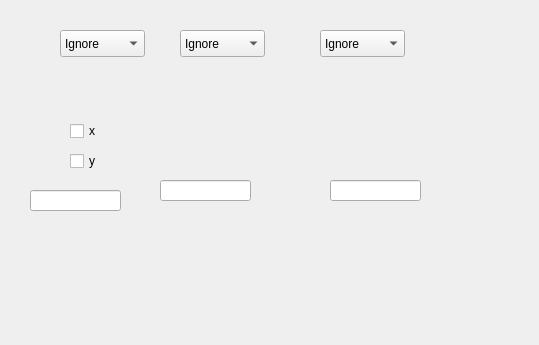
<?xml version="1.0" encoding="UTF-8"?>
<ui version="4.0">
 <class>Form</class>
 <widget class="QWidget" name="Form">
  <property name="geometry">
   <rect>
    <x>0</x>
    <y>0</y>
    <width>539</width>
    <height>345</height>
   </rect>
  </property>
  <property name="windowTitle">
   <string>Form</string>
  </property>
  <widget class="QComboBox" name="comboBox">
   <property name="geometry">
    <rect>
     <x>60</x>
     <y>30</y>
     <width>85</width>
     <height>27</height>
    </rect>
   </property>
   <item>
    <property name="text">
     <string>Ignore</string>
    </property>
   </item>
   <item>
    <property name="text">
     <string>Local</string>
    </property>
   </item>
   <item>
    <property name="text">
     <string>Global</string>
    </property>
   </item>
  </widget>
  <widget class="QComboBox" name="comboBox_2">
   <property name="geometry">
    <rect>
     <x>180</x>
     <y>30</y>
     <width>85</width>
     <height>27</height>
    </rect>
   </property>
   <item>
    <property name="text">
     <string>Ignore</string>
    </property>
   </item>
   <item>
    <property name="text">
     <string>Local</string>
    </property>
   </item>
   <item>
    <property name="text">
     <string>Global</string>
    </property>
   </item>
  </widget>
  <widget class="QComboBox" name="comboBox_3">
   <property name="geometry">
    <rect>
     <x>320</x>
     <y>30</y>
     <width>85</width>
     <height>27</height>
    </rect>
   </property>
   <item>
    <property name="text">
     <string>Ignore</string>
    </property>
   </item>
   <item>
    <property name="text">
     <string>Local</string>
    </property>
   </item>
   <item>
    <property name="text">
     <string>Global</string>
    </property>
   </item>
  </widget>
  <widget class="QLineEdit" name="lineEdit">
   <property name="geometry">
    <rect>
     <x>30</x>
     <y>190</y>
     <width>91</width>
     <height>21</height>
    </rect>
   </property>
  </widget>
  <widget class="QLineEdit" name="lineEdit_2">
   <property name="geometry">
    <rect>
     <x>160</x>
     <y>180</y>
     <width>91</width>
     <height>21</height>
    </rect>
   </property>
  </widget>
  <widget class="QLineEdit" name="lineEdit_3">
   <property name="geometry">
    <rect>
     <x>330</x>
     <y>180</y>
     <width>91</width>
     <height>21</height>
    </rect>
   </property>
  </widget>
  <widget class="QCheckBox" name="checkBox">
   <property name="geometry">
    <rect>
     <x>70</x>
     <y>120</y>
     <width>51</width>
     <height>22</height>
    </rect>
   </property>
   <property name="text">
    <string>x</string>
   </property>
  </widget>
  <widget class="QCheckBox" name="checkBox_2">
   <property name="geometry">
    <rect>
     <x>70</x>
     <y>150</y>
     <width>41</width>
     <height>22</height>
    </rect>
   </property>
   <property name="text">
    <string>y</string>
   </property>
  </widget>
 </widget>
 <resources/>
 <connections/>
</ui>
